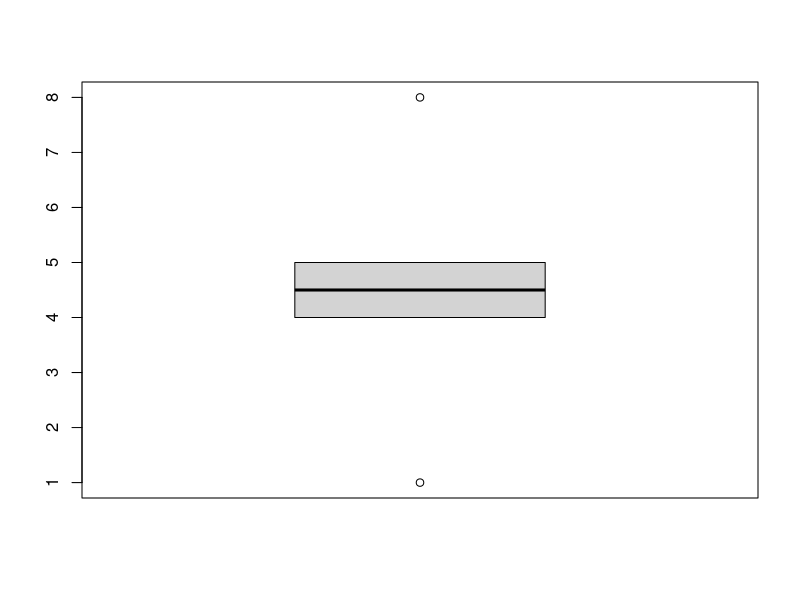
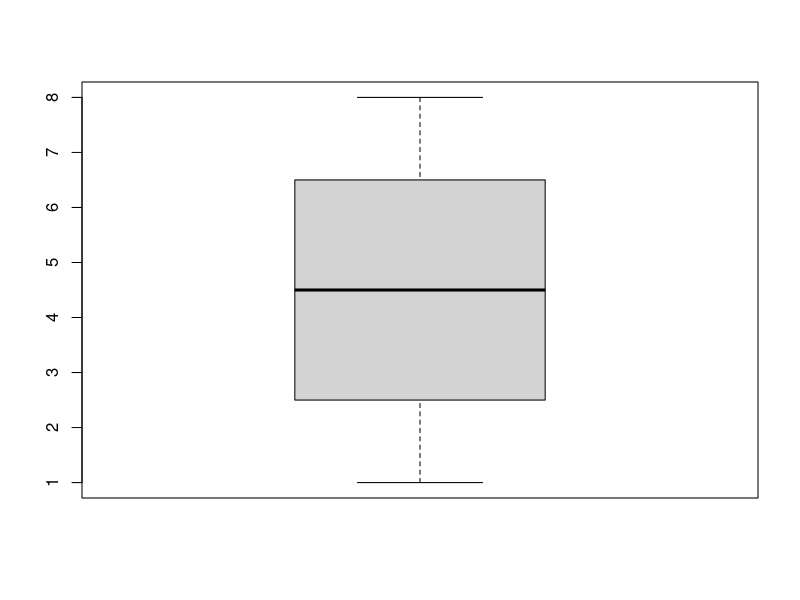
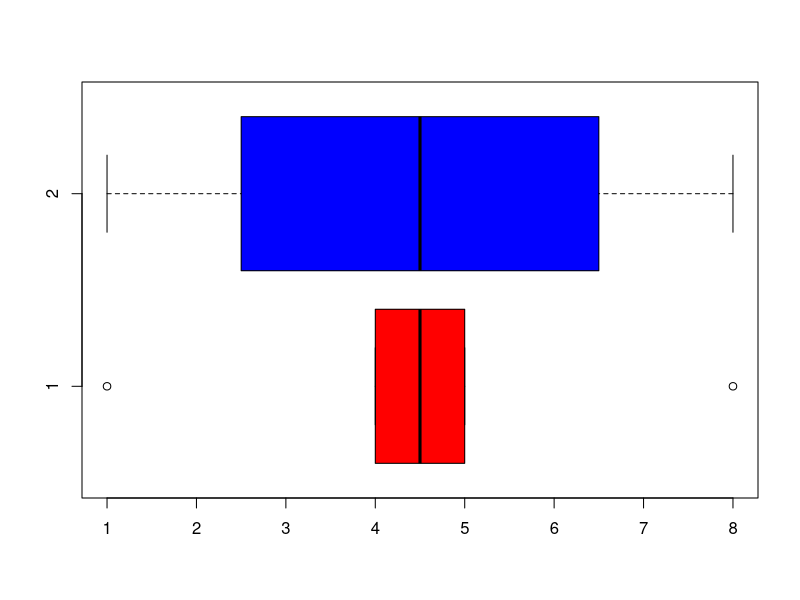
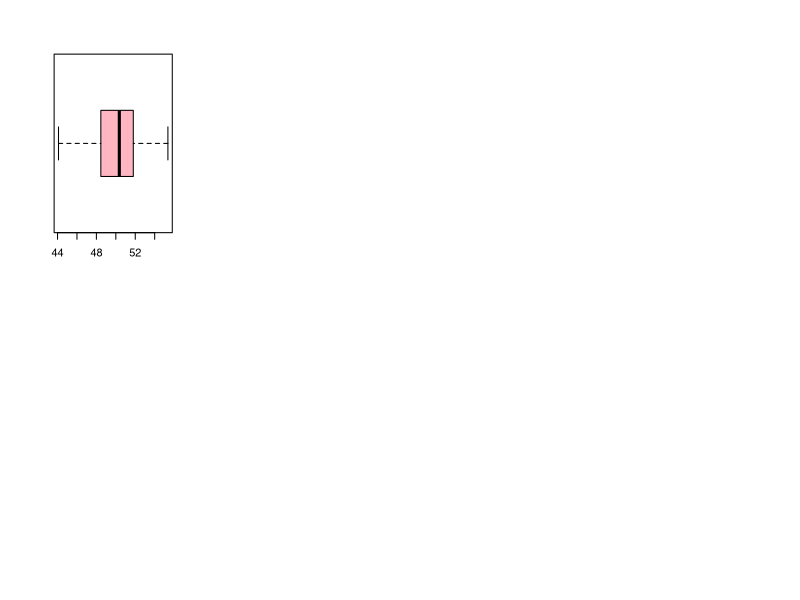
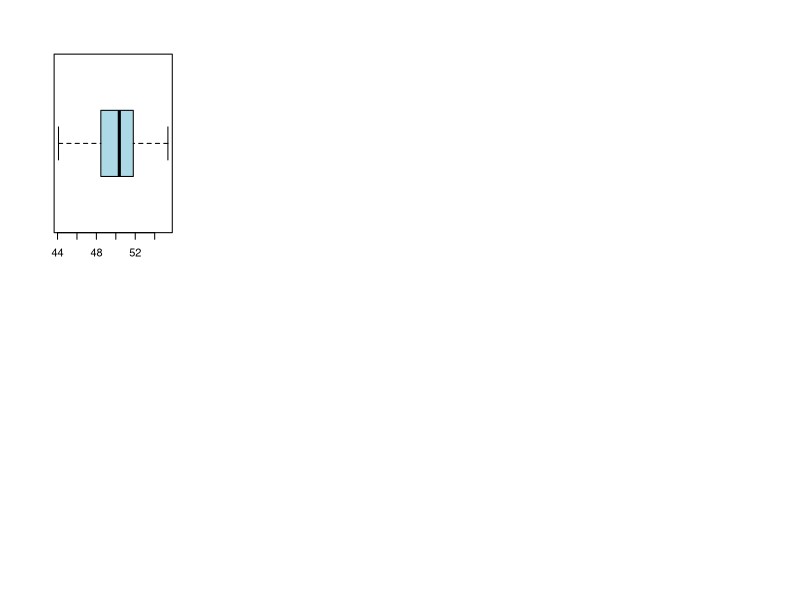
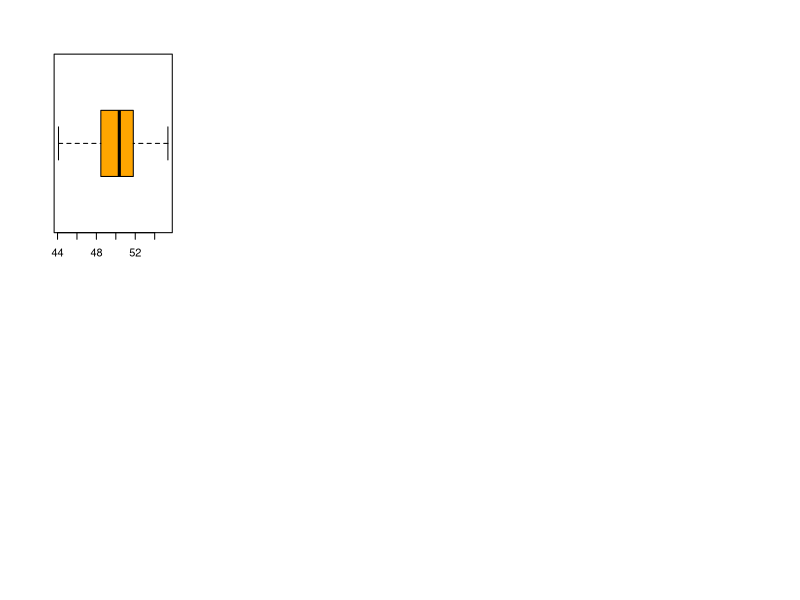
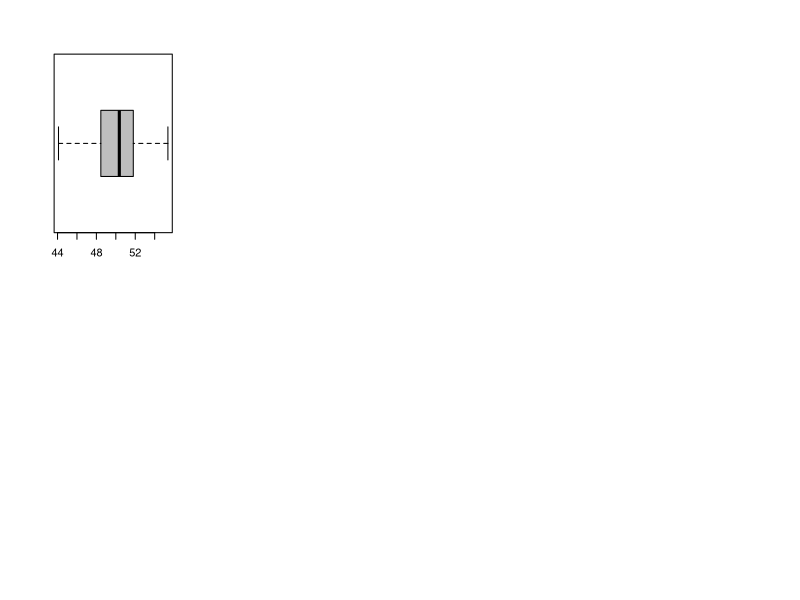
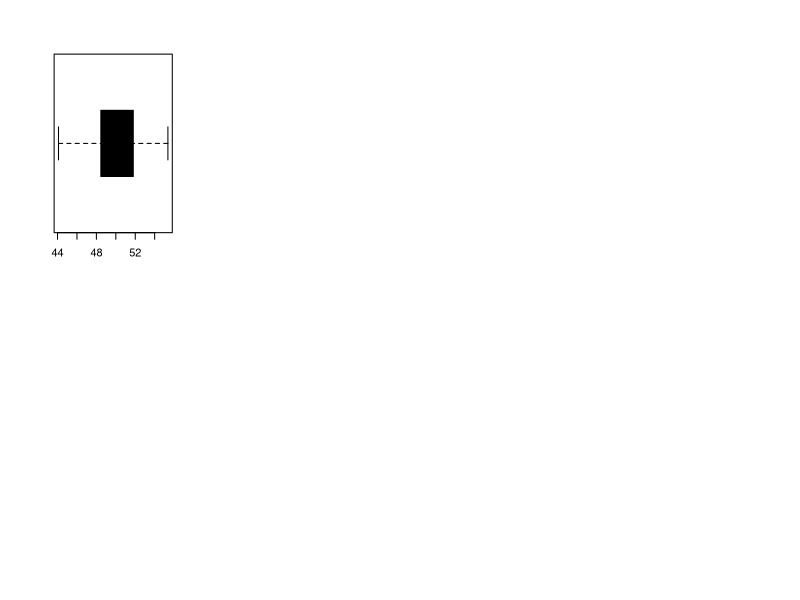

These charts were generated, in order, by the following R code:
a =c(1,4,4,4,5,5,5,8)
a_m=mean(a)
a_m
a_s=sd(a)
a_s

a_boxplot=boxplot(a)
a_boxplot

b=c(1,2,3,4,5,6,7,8)
b_m=mean(b)
b_m
b_s=sd(b)
b_s

b_boxplot=boxplot(b)
b_boxplot


ab_boxplot=boxplot(a,b, horizontal = TRUE, col =c("red","blue"))

#to divide the many boxplot
set.seed(123)
var1=rnorm(20,50,3)
fivenum(var1)
summary(var1)

par(mfrow=c(2,4))
boxplot(var1,horizontal = TRUE, col ="lightpink")

par(mfrow=c(2,4))
boxplot(var1,horizontal = TRUE, col ="lightblue")

par(mfrow=c(2,4))
boxplot(var1,horizontal = TRUE, col ="orange")

par(mfrow=c(2,4))
boxplot(var1,horizontal = TRUE, col ="gray")

par(mfrow=c(2,4))
boxplot(var1,horizontal = TRUE, col ="black")

par(mfrow=c(2,4))
boxplot(var1,horizontal = TRUE, col ="red")